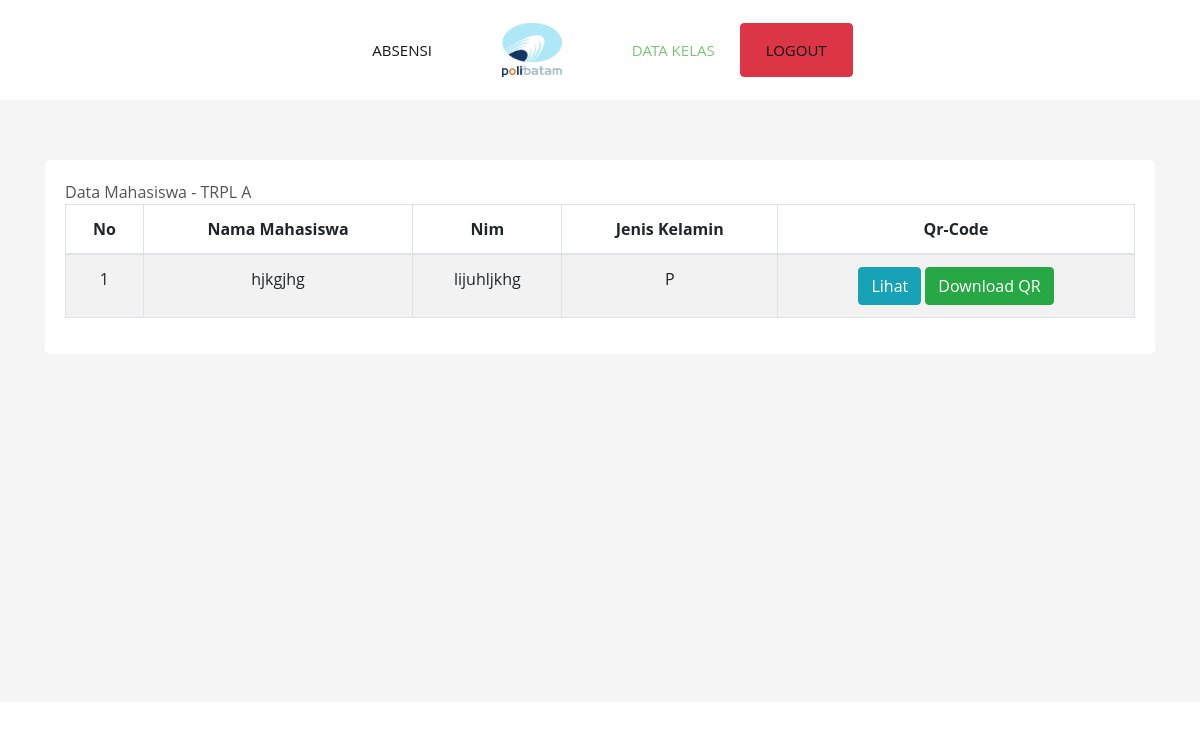
The page /mhs/data_siswa.php?id_kelas=10 on the database its author committed.
### tables this page shows
CREATE TABLE `kelas` (
  `id_kelas` int(30) NOT NULL,
  `kelas` enum('X','XI','XII') NOT NULL,
  `jurusan_kelas` varchar(30) NOT NULL
);

CREATE TABLE `mahasiswa` (
  `id_siswa` int(10) NOT NULL,
  `id_kelas` int(30) NOT NULL,
  `nim` varchar(11) NOT NULL,
  `nama_siswa` varchar(50) NOT NULL,
  `jenis_kelamin` enum('L','P') NOT NULL
);

### mhs/data_siswa.php (the view, shortened to what this page needs)
<!DOCTYPE html>
<html lang="en">
<?php require("koneksi.php"); ?>
<head>
	<link href="assets/vendor/bootstrap/css/bootstrap.min.css" rel="stylesheet">
	<link href="assets/vendor/icofont/icofont.min.css" rel="stylesheet">
	<link href="assets/vendor/boxicons/css/boxicons.min.css" rel="stylesheet">
	<link href="assets/vendor/venobox/venobox.css" rel="stylesheet">
	<link href="assets/vendor/owl.carousel/assets/owl.carousel.min.css" rel="stylesheet">
	<link href="assets/vendor/aos/aos.css" rel="stylesheet">
	<link href="assets/css/style.css" rel="stylesheet">
</head>
<body>
	<header id="header" class="d-flex align-items-center">
		<div class="container">
			<nav class="nav-menu d-none d-lg-block">
				<ul class="nav-inner">
					<li><a href="absensi.php">Absensi</a></li>
					<li class="nav-logo"><a><img src="../logo.png" width="60" class="img-fluid"></a></li>
					<li class="active"><a href="data_kelas.php">Data Kelas</a></li>
					<li class="btn btn-danger"><a href="../logout.php">Logout</a></li>
				</ul>
			</nav>
		</div>
	</header>
	<main id="main">
		<section id="contact" class="contact section-bg">
			<div class="container">
				<div class="row">
					<div class="col-lg-12">
						<div class="info d-flex flex-column justify-content-center">
							<div class="panel panel-default">
								<?php
								$id_kelas 	= $_GET['id_kelas'];
								$sql_kelas	= "SELECT * FROM kelas WHERE id_kelas='$id_kelas'";
								$query_kelas = mysqli_query($db_koneksi, $sql_kelas);
								$data_kelas 	= mysqli_fetch_array($query_kelas);
								?>
								<div class="panel-heading">
									Data Mahasiswa - <?php echo $data_kelas['kelas'] . " " . $data_kelas['jurusan_kelas']; ?>
								</div>
								<div class="panel-body">
									<div class="table-responsive">
										<table class="table table-striped table-bordered table-hover">
											<thead>
												<tr>
													<th class="text-center">No</th>
													<th class="text-center">Nama Mahasiswa</th>
													<th class="text-center">Nim</th>
													<th class="text-center">Jenis Kelamin</th>
													<th class="text-center">Qr-Code</th>
												</tr>
											</thead>
											<tbody>
												<?php
												$id_kelas 	= $_GET['id_kelas'];
												$sql		= "SELECT * FROM mahasiswa WHERE id_kelas='$id_kelas' ORDER BY nama_siswa ASC";
												$query  	= mysqli_query($db_koneksi, $sql);
												$no = 1;
												while ($data = mysqli_fetch_array($query)) {
												?>
													<tr class="odd gradeX">
														<td class="text-center"><?php echo $no; ?></td>
														<td class="text-center"> <?php echo $data['nama_siswa']; ?></td>
														<td class="text-center"><?php echo $data['nim']; ?></td>
														<td class="text-center"><?php echo $data['jenis_kelamin']; ?></td>
														<td class="text-center">
															<a href="#" class="btn btn-info" id="lihat_qrcode" data-toggle="modal" data-target="#lihatqrcode<?php echo $data['id_siswa']; ?>">Lihat</a>
															<a class="btn btn-success" href="qr_download.php?src=filename.jpg&download=true)">Download QR</a>
														</td>
													</tr>
												<?php
													$no++;
												}
												?>
											</tbody>
										</table>
									</div>
								</div>
							</div>
						</div>
					</div>
				</div>
				<br><br><br><br><br><br><br><br><br><br><br><br>
			</div>
		</section>
	</main>
</body>
</html>

### mhs/assets/css/style.css (style rules this page uses)
body { font-family: "Open Sans", sans-serif; color: #555555; }
a { color: #7cc576; }
#header { height: 100px; transition: all 0.5s; z-index: 997; transition: all 0.5s; background: #fff; box-shadow: 0 4px 10px -3px rgba(191, 191, 191, 0.5); }
.nav-menu { width: 100%; }
.nav-menu, .nav-menu * { margin: 0; padding: 0; list-style: none; }
.nav-menu > ul > li { position: relative; white-space: nowrap; float: left; }
.nav-menu .nav-inner { display: flex; justify-content: center; align-items: center; }
.nav-menu .nav-logo { padding: 0 20px; }
.nav-menu a { display: block; position: relative; color: #151515; padding: 15px 25px; transition: 0.3s; font-size: 15px; text-transform: uppercase; font-family: "Open Sans", sans-serif; }
.nav-menu a:hover, .nav-menu .active > a, .nav-menu li:hover > a { color: #7cc576; text-decoration: none; }
section { padding: 60px 0; overflow: hidden; }
.section-bg { background-color: whitesmoke; }
.contact .info { width: 100%; height: 100%; background: #fff; padding: 20px; border-radius: 5px; }

### rows shown on the page
kelas: jurusan_kelas "TRPL A"
mahasiswa: nama_siswa "hjkgjhg", nim "lijuhljkhg", jenis_kelamin "P"
